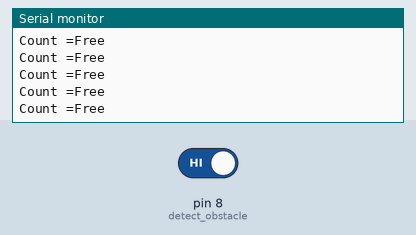
Bench run of a sketch on a simulated Arduino Uno, built with avr-gcc and run on an emulated ATmega328P. On the bench: the last lines printed to the serial monitor. Inputs (shaded band) come from the test bench; at power-on: pin 8 (detect_obstacle) HIGH.

Above: at 3.2 s.
3.3 s: pin 8 (detect_obstacle) driven LOW
At 3.36 s:
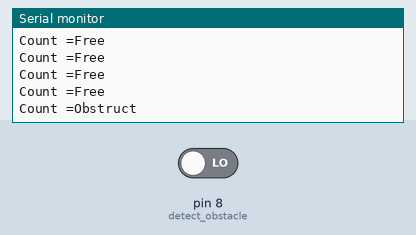
4.9 s: pin 8 (detect_obstacle) driven HIGH
At 13.83 s:
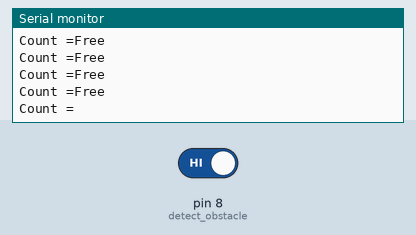

The sketch:

laser.ino
```cpp
// Demonstrates the use of Laser obstacle detection.

// The Arduino circuit connection for 7219:
// MAX7219 DIN pin to Arduino digital pin 4
// MAX7219 LOAD pin to Arduino digital pin 3
// MAX7219 CLOCK pin to Arduino digital pin 2

// Laser Module digital output to Arduino digital pin 5

// Name:- M.Pugazhendi
// Date:-  24thAug2016
// Version:- V0.1
// e-mail:- muthuswamy.pugazhendi@gmail.com


unsigned int count = 0x00;
unsigned int count_one = 0x00;
unsigned int previous = 0x00;

int detect_obstacle=8;

void setup()
{
  pinMode(detect_obstacle,INPUT);

    Serial.begin(9600);
    Serial.println("Laser Obstacle detection / counter");
    // 2 Second delay
    delay(2000);

}
void loop()
{
  if(digitalRead(detect_obstacle)==LOW)
  {
            Serial.println("Obstruct");


  }
  else
  {

        Serial.println("Free");
        //print the counted value
        Serial.print("Count =");


  }
  delay(100);
}

/**************************************************************************/
/*!
 * \brief Coverts hex into BCD
 *
 * This function will coverts hex into BCD
 *
 * \param[in] byte
 * \param[out] byte
 * \return Nill
 *
 */
/**************************************************************************/
unsigned int HexToBCD(unsigned int number)
{
    unsigned char i=0;
    unsigned int k = 0;

    while(number)
    {
        k = ( k ) | ((number%10) << i*4);
        number = number / 10;
        i++;
    }

    return(k);
}
```

Measured:
- after the input at 4.9 s, the serial monitor: prints a new line after 8.9 s (image 2)
